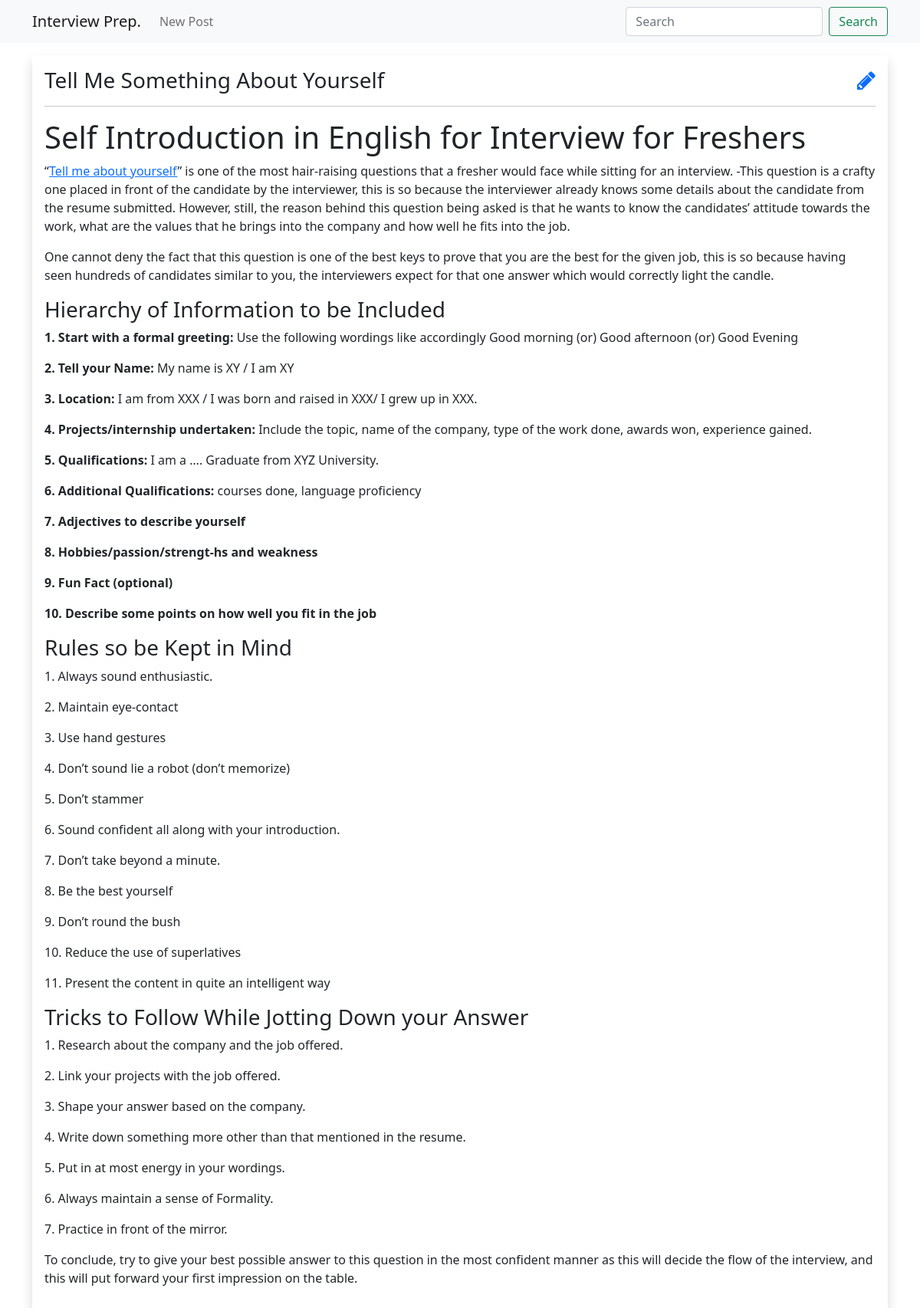
Page /view/tell-me-something-about-yourself on the committed database.
### posts/models.py (models this page shows, shortened)
class Post(models.Model):
    title = models.CharField(max_length=100)
    body = models.TextField(blank=True, null=True)
    slug = models.SlugField(unique=True)
    tags = TaggableManager(blank=True)

### posts/views.py (the view)
# urls.py: path('view/<slug:slug>', views.ViewPost.as_view(), name="view-post"),
class ViewPost(DetailView):
    model = Post

### posts/templates/posts/post_detail.html (shortened to what this page needs)
{% extends 'posts/base.html' %}
{% block page_content %}
<div class="shadow w-lg-75 w-100 p-3 rounded">
    <h3>
        {{post.title}}
        <span class="float-end"><a href="{% url 'posts:edit-post' post.slug %}"><i class="fa fa-pencil"></i></a></span>
    </h3>
    <hr>
    <div>{{post.body|safe}}</div>
</div>
{% endblock page_content %}

### posts/templates/posts/base.html (shortened to what this page needs)
<!doctype html>
<html lang="en">
  <head>
    <link href="https://cdn.jsdelivr.net/npm/bootstrap@5.1.3/dist/css/bootstrap.min.css" rel="stylesheet">
    <link rel="stylesheet" href="https://cdnjs.cloudflare.com/ajax/libs/font-awesome/4.7.0/css/font-awesome.css" />
</head>
<body>
  <nav class="navbar navbar-expand-lg navbar-light bg-light">
    <div class="container">
        <a class="navbar-brand" href="{% url 'posts:post-list' %}">Interview Prep.</a>
        <div class="collapse navbar-collapse" id="main-navbarSupportedContent">
            <ul class="navbar-nav me-auto mb-2 mb-lg-0">
                <li class="nav-item">
                    <a class="nav-link" href="{% url 'posts:new-post' %}">New Post</a>
                </li>
            </ul>
            <div class="d-flex">
                <input class="form-control me-2" type="search" placeholder="Search" aria-label="Search">
                <button class="btn btn-outline-success" type="submit">Search</button>
            </div>
        </div>
    </div>
  </nav>
  <div class="container mt-3 mb-5">
      {% block page_content %}{% endblock page_content %}
    </div>
  </body>
</html>

### rows in the picture
Post: title "Tell Me Something About Yourself", body "Self Introduction in English for Interview for Freshers “ Tell me about yourself ” is one of the most hair-raising questions that a fresher would face while sitting for an interview. -This question is a crafty one placed in front of the candidate by the interviewer, this is so because the interviewer already knows some details about the candidate from the resume submitted. However, still, the reason behind this question being asked is that he wants to know the candidates’ attitude towards the work, what are the values that he brings into the company and how well he fits into the job. One cannot deny the fact that this question is one of the best keys to prove that you are the best for the…"
